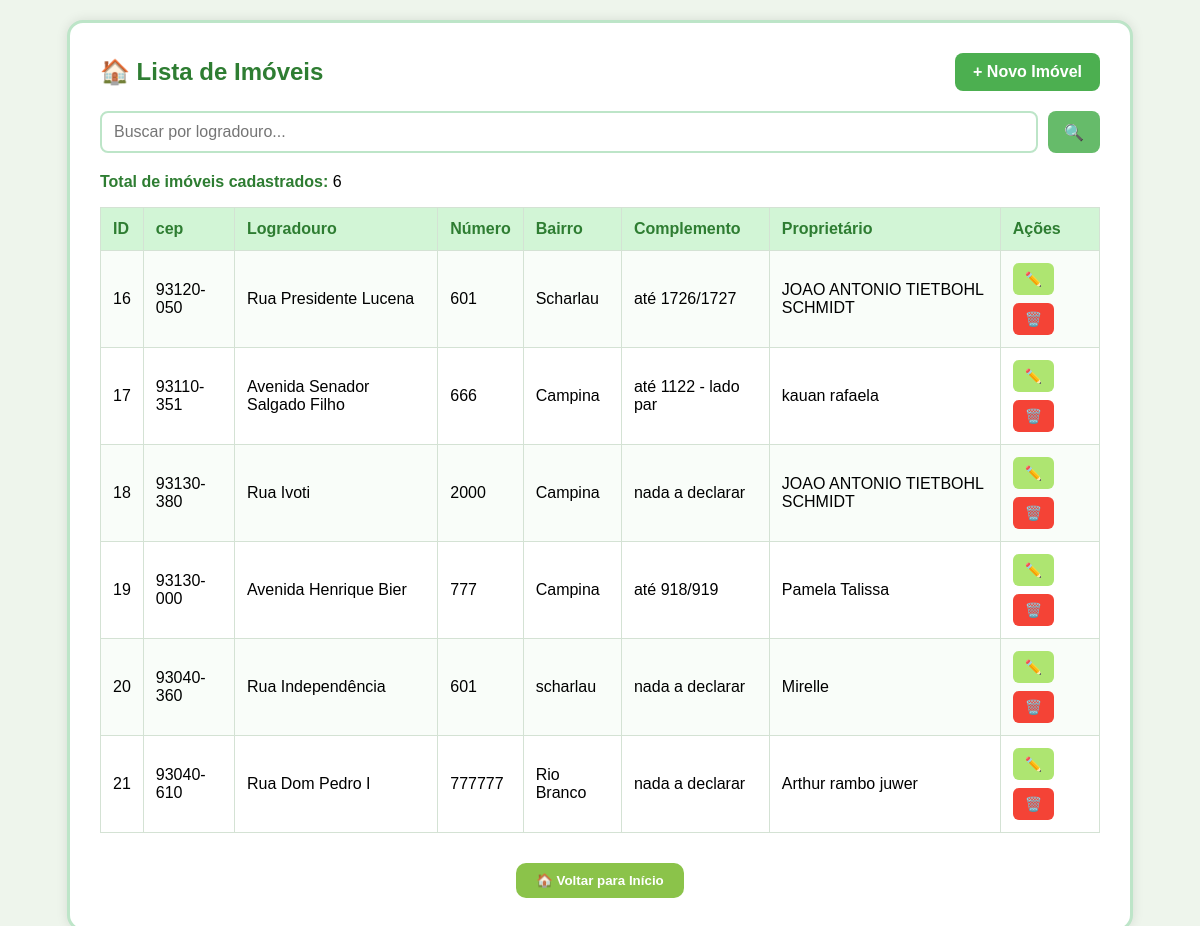
Screenshot of /imoveis/listar.php (signed in) with the database file from the repository.
### tables this page shows
CREATE TABLE IF NOT EXISTS `imoveis` (
  `id` int NOT NULL AUTO_INCREMENT,
  `logradouro` varchar(100) NOT NULL,
  `numero` varchar(10) NOT NULL,
  `bairro` varchar(50) NOT NULL,
  `complemento` varchar(50) DEFAULT NULL,
  `id_contribuinte` int NOT NULL,
  `cep` varchar(9) DEFAULT NULL,
  PRIMARY KEY (`id`),
  KEY `id_contribuinte` (`id_contribuinte`)
);

CREATE TABLE IF NOT EXISTS `pessoas` (
  `id` int NOT NULL AUTO_INCREMENT,
  `nome` varchar(100) NOT NULL,
  `nascimento` date NOT NULL,
  `cpf` varchar(14) NOT NULL,
  `sexo` enum('M','F') NOT NULL,
  `telefone` varchar(15) DEFAULT NULL,
  `email` varchar(100) DEFAULT NULL,
  PRIMARY KEY (`id`),
  UNIQUE KEY `cpf` (`cpf`),
  UNIQUE KEY `cpf_2` (`cpf`),
  UNIQUE KEY `email` (`email`),
  UNIQUE KEY `telefone` (`telefone`)
);

### imoveis/listar.php (the view, shortened to what this page needs)
<?php
include '../config.php';
$busca = isset($_GET['busca']) ? trim($_GET['busca']) : '';
if (!empty($busca)) {
    $sql = "SELECT imoveis.*, pessoas.nome AS nome_contribuinte
            FROM imoveis
            JOIN pessoas ON imoveis.id_contribuinte = pessoas.id
            WHERE logradouro LIKE '%$busca%'";
    $result = $conn->query($sql);
} else {
    $sql = "SELECT imoveis.*, pessoas.nome AS nome_contribuinte
            FROM imoveis
            JOIN pessoas ON imoveis.id_contribuinte = pessoas.id";
    $result = $conn->query($sql);
}
$total_imoveis = $result->num_rows;
?>
<!DOCTYPE html>
<html lang="pt-br">
<head>
    <link rel="stylesheet" href="listar.css">
</head>
<body>
    <div class="container_listagem_imovies">
        <div class="topo">
            <h2>🏠 Lista de Imóveis</h2>
            <a class="botao_cadastro" href="cadastrar.php">+ Novo Imóvel</a>
        </div>
        <form method="GET" class="form-busca">
            <input type="text" name="busca" placeholder="Buscar por logradouro..." value="<?= $busca ?>">
            <button type="submit">🔍</button>
        </form>
        <p><strong>Total de imóveis cadastrados:</strong> <?= $total_imoveis ?></p>
        <table>
            <tr>
                <th>ID</th>
                <th>cep</th>
                <th>Logradouro</th>
                <th>Número</th>
                <th>Bairro</th>
                <th>Complemento</th>
                <th>Proprietário</th>
                <th>Ações</th>
            </tr>
            <?php if ($result->num_rows > 0): ?>
                <?php while ($row = $result->fetch_assoc()): ?>
                    <tr>
                        <td><?= $row['id'] ?></td>
                        <td><?= $row['cep'] ?></td>
                        <td><?= $row['logradouro'] ?></td>
                        <td><?= $row['numero'] ?></td>
                        <td><?= $row['bairro'] ?></td>
                        <td><?= $row['complemento'] ?></td>
                        <td><?= $row['nome_contribuinte'] ?></td>
                        <td>
                            <div class="botoes-acoes">
                                <a href="editar.php?id=<?= $row['id']; ?>" class="editar" title="Editar">✏️</a>
                                <a href="excluir.php?id=<?= $row['id']; ?>" class="excluir" title="Excluir" onclick="return confirm('Tem certeza que deseja excluir este imóvel?')">🗑️</a>
                            </div>
                        </td>
                    </tr>
                <?php endwhile; ?>
            <?php else: ?>
                <tr><td colspan="8">Nenhum imóvel encontrado.</td></tr>
            <?php endif; ?>
        </table>
        <div class="voltar-container">
            <button onclick="window.location.href='../index.php'" class="voltar_inicio">
                🏠 Voltar para Início
            </button>
        </div>
    </div>
</body>
</html>

### imoveis/listar.css (style rules this page uses)
body { font-family: Arial, sans-serif; background-color: #eef5ec; margin: 0; padding: 20px; }
.container_listagem_imovies { max-width: 1000px; margin: auto; background-color: #ffffff; padding: 30px; border-radius: 16px; box-shadow: 0 0 12px rgba(0, 0, 0, 0.1); border: 3px solid #bde5c8; }
.topo { display: flex; justify-content: space-between; align-items: center; margin-bottom: 20px; }
.topo h2 { margin: 0; font-size: 24px; color: #2e7d32; }
.botao_cadastro { background-color: #4CAF50; color: white; padding: 10px 18px; text-decoration: none; border-radius: 8px; font-weight: bold; transition: background-color 0.3s; }
.form-busca { display: flex; gap: 10px; margin-bottom: 20px; }
.form-busca input[type="text"] { flex: 1; padding: 10px 12px; border: 2px solid #bde5c8; border-radius: 8px; font-size: 16px; }
.form-busca button { padding: 10px 16px; border: none; background-color: #66bb6a; color: white; border-radius: 8px; cursor: pointer; font-size: 16px; transition: background-color 0.3s; }
p strong { color: #2e7d32; }
table { width: 100%; border-collapse: collapse; margin-top: 10px; }
table th, table td { border: 1px solid #d4e2d4; padding: 12px; text-align: left; }
table th { background-color: #d2f5d6; color: #2e7d32; }
table tr:nth-child(even) { background-color: #f9fdf9; }
.botoes-acoes { display: flex; gap: 8px; flex-wrap: wrap; }
a.editar, a.excluir { padding: 8px 12px; text-decoration: none; border-radius: 6px; font-size: 14px; font-weight: bold; display: inline-block; }
a.editar { background-color: #aee571; color: #2e7d32; }
a.excluir { background-color: #f44336; color: white; }
.voltar-container { text-align: center; margin-top: 30px; }
.voltar_inicio { background-color: #8bc34a; color: white; padding: 10px 20px; border: none; border-radius: 10px; cursor: pointer; font-weight: bold; transition: background-color 0.3s; }

### rows the page displays
imoveis: id "16", cep "93120-050", logradouro "Rua Presidente Lucena", numero "601", bairro "Scharlau", complemento "até 1726/1727", pessoas.nome "JOAO ANTONIO TIETBOHL SCHMIDT"
imoveis: id "17", cep "93110-351", logradouro "Avenida Senador Salgado Filho", numero "666", bairro "Campina", complemento "até 1122 - lado par", pessoas.nome "kauan rafaela"
imoveis: id "18", cep "93130-380", logradouro "Rua Ivoti", numero "2000", bairro "Campina", complemento "nada a declarar", pessoas.nome "JOAO ANTONIO TIETBOHL SCHMIDT"
imoveis: id "19", cep "93130-000", logradouro "Avenida Henrique Bier", numero "777", bairro "Campina", complemento "até 918/919", pessoas.nome "Pamela Talissa"
imoveis: id "20", cep "93040-360", logradouro "Rua Independência", numero "601", bairro "scharlau", complemento "nada a declarar", pessoas.nome "Mirelle"
imoveis: id "21", cep "93040-610", logradouro "Rua Dom Pedro I", numero "777777", bairro "Rio Branco", complemento "nada a declarar", pessoas.nome "Arthur rambo juwer"

### other values shown
$total_imoveis "6"
